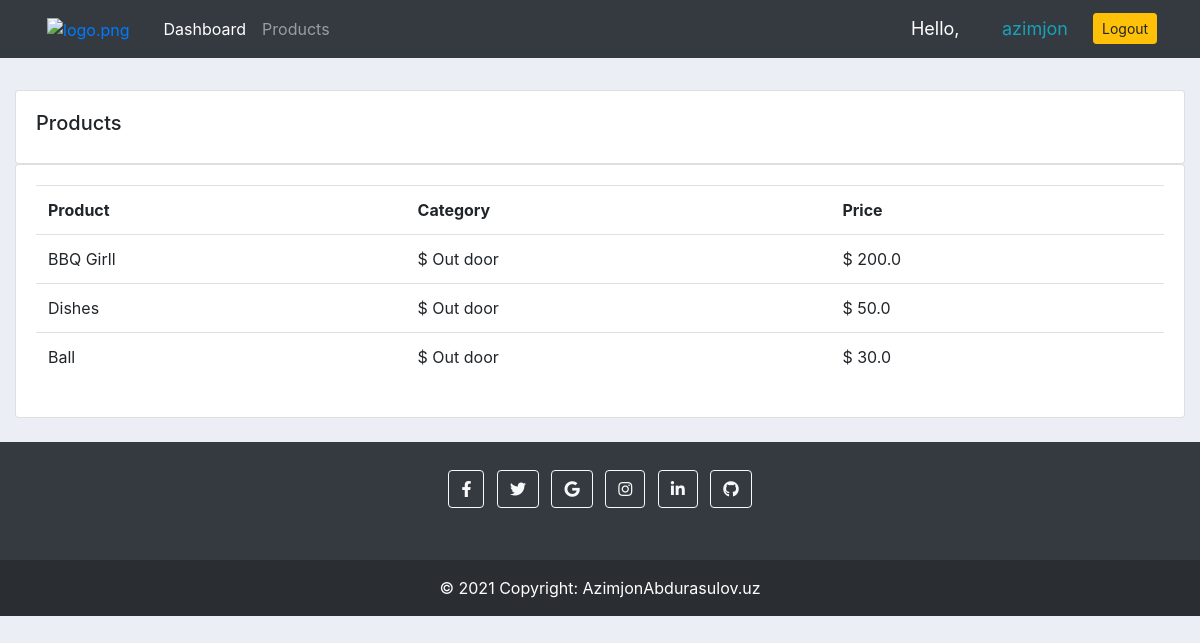
Screenshot of /products/ (signed in) with the database file from the repository.
### accounts/models.py (models this page shows, shortened)
class Product(models.Model):
    CATEGORY = (
        ('Indoor', 'Indoor'),
        ('Out door', 'Out door'),
    )
    name = models.CharField(max_length=200, null=True)
    price = models.FloatField(null=True)
    category = models.CharField(max_length=200, null=True, choices=CATEGORY)
    description = models.CharField(max_length=200, null=True, blank=True)
    date_created = models.DateTimeField(auto_now_add=True, null=True)
    tags = models.ManyToManyField(Tag)

### accounts/views.py (the view)
# urls.py: path('products/', views.products, name='products'),
@login_required(login_url='login')
def products(request):
    products = Product.objects.all()
    contaxt = {
        'products': products
    }
    return render(request, 'accounts/products.html', contaxt)

### accounts/templates/accounts/products.html (shortened to what this page needs)
{% extends 'accounts/main.html' %}
{% block content %}
<br>
<div class="row mt-2">
    <div class="col-md">
        <div class="card card-body">
            <h5>Products</h5>
        </div>
        <div class="card card-body">
            <table class="table">
                <tr>
                    <th>Product</th>
                    <th>Category</th>
                    <th>Price</th>
                </tr>
                {% for i in products %}
                <tr>
                    <td> {{ i.name }} </td>
                    <td>$ {{ i.category }} </td>
                    <td>$ {{ i.price }} </td>
                </tr>
                {% endfor %}
            </table>
        </div>
    </div>
</div>
{% endblock %}

### accounts/templates/accounts/navbar.html (shortened to what this page needs)
{% load static %}
<nav class="navbar navbar-expand-lg navbar-dark bg-dark">
    <div class="container-fluid">
        <a class="nav-link" href="{% url 'home' %}"><img class="logo" src="{% static '/images/logo.png' %}" id="logo"
                alt="logo.png"></a>
        <div class="collapse navbar-collapse" id="navbarNav">
            <ul class="navbar-nav">
                <li class="nav-item active">
                    <a class="nav-link" href="{% url 'home' %}">Dashboard</a>
                </li>
                <li class="nav-item">
                    <a class="nav-link" href="{% url 'products' %}">Products</a>
                </li>
            </ul>
        </div>
    </div>
    <span class="hello-msg">Hello,</span>
    <span class="hello-msg"><a class="btn-outline-info" href="">{{ request.user }}</a></span>
    <span class="hello-msg"><a class="btn btn-sm btn-warning" href="{% url 'logout' %}">Logout</a></span>
</nav>

### static/css/main.css (style rules this page uses)
body { background-color: #ebeff5; }
#logo { width: 60px; margin-right: 10px; }

### accounts/templates/accounts/navbar.html (style rules this page uses)
.hello-msg { width: 100px; font-size: 18px; color: #fff; margin-right: 15px; }

### rows the page displays
Product: name "BBQ Girll", category "Out door", price "200.0"
Product: name "Dishes", category "Out door", price "50.0"
Product: name "Ball", category "Out door", price "30.0"

### other values shown
{{ request.user }} "azimjon"
